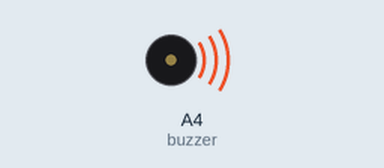
A sketch run on a simulated Arduino Uno, built with avr-gcc and run on an emulated ATmega328P. Parts: buzzer (waves = sounding).

Above: at 0.1 s.
At 39.96 s:
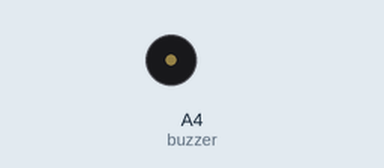
Timing chart, 0 to 40.0 s (numbered marks = the images above):
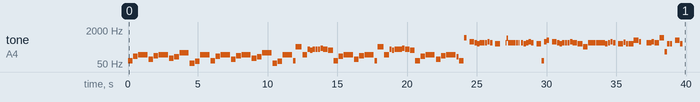

Measured:
- by itself, tone on A4 (buzzer): plays 73 Hz for 0.33 s, 117 Hz for 0.33 s, 139 Hz for 0.67 s, 82 Hz for 0.33 s, 123 Hz for 0.33 s, 139 Hz for 0.67 s … (123 notes in this stretch)

The sketch:

___________.ino
```cpp
// Marz23 -【我不是饒舌歌手 Not A Rapper】

#include <avr/pgmspace.h>

#define NOTE_B0  31
#define NOTE_C1  33
#define NOTE_CS1 35
#define NOTE_D1  37
#define NOTE_DS1 39
#define NOTE_E1  41
#define NOTE_F1  44
#define NOTE_FS1 46
#define NOTE_G1  49
#define NOTE_GS1 52
#define NOTE_A1  55
#define NOTE_AS1 58
#define NOTE_B1  62
#define NOTE_C2  65
#define NOTE_CS2 69
#define NOTE_D2  73
#define NOTE_DS2 78
#define NOTE_E2  82
#define NOTE_F2  87
#define NOTE_FS2 93
#define NOTE_G2  98
#define NOTE_GS2 104
#define NOTE_A2  110
#define NOTE_AS2 117
#define NOTE_B2  123
#define NOTE_C3  131
#define NOTE_CS3 139
#define NOTE_D3  147
#define NOTE_DS3 156
#define NOTE_E3  165
#define NOTE_F3  175
#define NOTE_FS3 185
#define NOTE_G3  196
#define NOTE_GS3 208
#define NOTE_A3  220
#define NOTE_AS3 233
#define NOTE_B3  247
#define NOTE_C4  262
#define NOTE_CS4 277
#define NOTE_D4  294
#define NOTE_DS4 311
#define NOTE_E4  330
#define NOTE_F4  349
#define NOTE_FS4 370
#define NOTE_G4  392
#define NOTE_GS4 415
#define NOTE_A4  440
#define NOTE_AS4 466
#define NOTE_B4  494
#define NOTE_C5  523
#define NOTE_CS5 554
#define NOTE_D5  587
#define NOTE_DS5 622
#define NOTE_E5  659
#define NOTE_F5  698
#define NOTE_FS5 740
#define NOTE_G5  784
#define NOTE_GS5 831
#define NOTE_A5  880
#define NOTE_AS5 932
#define NOTE_B5  988
#define NOTE_C6  1047
#define NOTE_CS6 1109
#define NOTE_D6  1175
#define NOTE_DS6 1245
#define NOTE_E6  1319
#define NOTE_F6  1397
#define NOTE_FS6 1480
#define NOTE_G6  1568
#define NOTE_GS6 1661
#define NOTE_A6  1760
#define NOTE_AS6 1865
#define NOTE_B6  1976
#define NOTE_C7  2093
#define NOTE_CS7 2217
#define NOTE_D7  2349
#define NOTE_DS7 2489
#define NOTE_E7  2637
#define NOTE_F7  2794
#define NOTE_FS7 2960
#define NOTE_G7  3136
#define NOTE_GS7 3322
#define NOTE_A7  3520
#define NOTE_AS7 3729
#define NOTE_B7  3951
#define NOTE_C8  4186
#define NOTE_CS8 4435
#define NOTE_D8  4699
#define NOTE_DS8 4978
#define NOTE_E8  5274
#define NOTE_F8  5588
#define NOTE_FS8 5920
#define NOTE_G8  6272
#define NOTE_GS8 6645
#define NOTE_A8  7074
#define NOTE_AS8 7459
#define NOTE_B8  7902
#define REST 0

int tempo = 81;
int buzzer = A4;

const int melody[] PROGMEM = {
 NOTE_D2,8,NOTE_AS2,8,NOTE_CS3,4,NOTE_E2,8,NOTE_B2,8,NOTE_CS3,4,NOTE_FS2,8,NOTE_A2,8,NOTE_E3,4,NOTE_A1,8,NOTE_CS2,8,NOTE_CS3,4,
 NOTE_D2,8,NOTE_AS2,8,NOTE_CS3,4,NOTE_E2,8,NOTE_B2,8,NOTE_CS3,4,NOTE_FS2,8,NOTE_A2,8,NOTE_E3,4,NOTE_A1,8,NOTE_CS2,8,NOTE_CS3,4,
 NOTE_D2,16,NOTE_E4,6,NOTE_CS3,8,NOTE_B3,16,NOTE_A3,16,NOTE_B3,16,NOTE_B3,16,NOTE_B3,16,NOTE_CS4,16,NOTE_B3,8,NOTE_A3,8,
 NOTE_D2,8,NOTE_AS2,8,NOTE_CS3,4,NOTE_E2,8,NOTE_B2,8,NOTE_CS3,4,
 NOTE_D2,16,NOTE_E4,6,NOTE_CS3,8,NOTE_B3,16,NOTE_A3,16,NOTE_B3,16,NOTE_B3,16,NOTE_B3,16,NOTE_CS4,16,NOTE_B3,8,NOTE_A3,8,
 NOTE_D2,8,NOTE_AS2,8,NOTE_CS3,4,NOTE_E2,8,NOTE_B2,8,NOTE_CS3,4,NOTE_A2,16,NOTE_D2,8,
 NOTE_A5,16,REST,16,NOTE_CS5,8,NOTE_B4,16,NOTE_A4,16,NOTE_B4,16,NOTE_B4,16,NOTE_B4,16,NOTE_CS5,16,NOTE_B4,16,REST,16,NOTE_A4,8,REST,8,
 NOTE_B4,32,NOTE_GS5,32,NOTE_B4,16,NOTE_B4,16,NOTE_B4,16,NOTE_B4,16,NOTE_B4,32,REST,32,NOTE_B4,16,NOTE_A4,16,NOTE_B4,16,NOTE_CS5,16,NOTE_B4,16,REST,16,NOTE_A4,8,
 NOTE_D2,16,NOTE_CS5,16,NOTE_E5,16,REST,16,NOTE_CS5,8,NOTE_B4,16,NOTE_A4,16,NOTE_B4,16,NOTE_B4,16,NOTE_B4,16,NOTE_CS5,16,NOTE_B4,8,NOTE_A4,8,NOTE_E4,8,
 NOTE_B4,16,NOTE_B4,16,NOTE_B4,16,NOTE_B4,12,NOTE_B4,12,NOTE_B4,16,NOTE_A4,16,NOTE_B4,16,NOTE_CS5,16,NOTE_B4,16,REST,16,NOTE_A4,8,
 NOTE_C5,16,NOTE_A4,16,NOTE_A4,16,NOTE_A4,16,NOTE_E5,8,NOTE_CS5,16,REST,8,NOTE_B4,16,NOTE_B4,16,NOTE_CS5,16,NOTE_B4,8,NOTE_A5,8,
 NOTE_FS3,16,NOTE_A4,16,NOTE_A4,16,REST,16,NOTE_E5,8,NOTE_A4,16,REST,8,NOTE_B4,16,NOTE_B4,16,NOTE_CS5,16,NOTE_B4,16,REST,16,NOTE_A4,8,
 NOTE_D4,8,NOTE_A5,16,REST,16,NOTE_CS5,8,NOTE_B4,16,NOTE_A4,16,NOTE_B4,8,NOTE_CS5,16,NOTE_B2,16,NOTE_CS3,8,NOTE_A4,8,NOTE_FS2,16,
 NOTE_B4,16,NOTE_B4,16,NOTE_B4,16,NOTE_B4,16,NOTE_B4,16,NOTE_B4,16,NOTE_B4,16,NOTE_B4,16,NOTE_A4,16,NOTE_B4,16,NOTE_CS5,16,NOTE_B4,8,NOTE_A4,8,
 NOTE_E4,16,NOTE_E4,16,NOTE_E4,8,NOTE_CS4,8,NOTE_B3,16,NOTE_A3,16,NOTE_E4,8,NOTE_CS4,8,NOTE_B3,16,NOTE_CS4,16,NOTE_B3,16,NOTE_A3,16,
 NOTE_E4,8,NOTE_CS4,7,NOTE_B3,32,NOTE_CS4,12,NOTE_B3,32,NOTE_CS4,16,NOTE_D4,16,NOTE_CS4,16,NOTE_B3,16,NOTE_A3,16,NOTE_D4,8,NOTE_CS4,8,
 NOTE_A2,16,NOTE_A3,16,NOTE_A3,16,NOTE_E4,16,NOTE_CS4,8,NOTE_B3,16,NOTE_A3,16,NOTE_E4,8,NOTE_CS4,8,NOTE_B3,16,NOTE_A3,16,
 NOTE_E4,8,NOTE_CS4,8,NOTE_B3,16,NOTE_CS4,16,NOTE_B3,16,NOTE_CS4,16,NOTE_B3,16,NOTE_CS4,16,NOTE_D4,16,NOTE_CS4,16,NOTE_B3,16,NOTE_A3,32,REST,32,NOTE_D4,16,REST,16,NOTE_CS4,8,
 NOTE_D2,6,NOTE_D2,6,NOTE_CS4,16,REST,16,NOTE_CS5,16,NOTE_CS5,16,NOTE_CS5,16,NOTE_CS5,16,NOTE_CS5,12,NOTE_A3,32,NOTE_B4,8,REST,16,
 NOTE_CS5,16,NOTE_CS5,16,NOTE_CS4,16,NOTE_CS5,12,NOTE_CS5,32,NOTE_CS5,16,NOTE_CS5,16,NOTE_CS5,16,NOTE_B4,16,NOTE_A4,16,NOTE_CS4,16,NOTE_B4,8,REST,16,
 NOTE_CS4,7,NOTE_CS4,7,NOTE_CS4,16,REST,16,NOTE_CS5,16,NOTE_CS5,16,NOTE_CS5,16,NOTE_CS5,16,NOTE_CS5,8,NOTE_B4,8,REST,16,
 NOTE_CS5,16,NOTE_CS4,16,NOTE_CS5,16,NOTE_CS5,16,NOTE_CS5,16,NOTE_CS5,16,NOTE_CS5,16,NOTE_CS4,16,NOTE_CS4,16,NOTE_B4,16,NOTE_A4,16,NOTE_CS4,8,NOTE_B3,8,
 NOTE_E5,6,NOTE_A3,16,NOTE_CS4,8,NOTE_A3,16,NOTE_A3,16,NOTE_CS5,12,NOTE_CS5,12,NOTE_B4,32,NOTE_A4,32,NOTE_B4,12,NOTE_A4,12,NOTE_A4,16,
 NOTE_CS5,12,NOTE_CS5,12,NOTE_B4,32,NOTE_A4,32,NOTE_B4,12,NOTE_A4,7,NOTE_CS5,12,NOTE_CS5,12,NOTE_B4,32,NOTE_A4,32,NOTE_B4,12,NOTE_A4,12,NOTE_A4,16,
 REST,16,NOTE_E4,6,REST,8,NOTE_E4,8,NOTE_CS4,16,REST,16,NOTE_CS5,12,NOTE_CS5,12,NOTE_B4,32,NOTE_A4,32,NOTE_B4,12,NOTE_A4,12,NOTE_A4,16,
 NOTE_CS5,12,NOTE_CS5,12,NOTE_B4,32,NOTE_A4,32,NOTE_B4,12,NOTE_A4,12,NOTE_A4,16,NOTE_CS5,12,NOTE_CS5,16,NOTE_B4,32,NOTE_A4,32,NOTE_B4,16,NOTE_G4,16,NOTE_A4,12,NOTE_A4,16,REST,8,
 NOTE_A5,16,REST,16,NOTE_CS5,7,NOTE_B4,32,NOTE_A4,16,NOTE_B4,16,NOTE_B4,16,NOTE_B4,16,NOTE_CS5,16,NOTE_B4,8,NOTE_A4,32,NOTE_E3,12,REST,8,
 NOTE_B4,32,REST,32,NOTE_B4,16,NOTE_B4,16,NOTE_B4,16,NOTE_B4,16,NOTE_B4,16,NOTE_B4,16,NOTE_A3,16,NOTE_B3,16,NOTE_CS4,16,NOTE_B4,16,REST,16,NOTE_A4,8,REST,16,
 NOTE_A2,32,NOTE_D3,32,NOTE_E5,32,REST,12,NOTE_CS5,8,NOTE_B4,16,NOTE_A4,16,NOTE_B4,16,NOTE_B4,16,NOTE_B4,16,NOTE_CS5,16,NOTE_B4,8,NOTE_A4,8,NOTE_E4,16,REST,16,
 NOTE_B4,16,NOTE_B4,16,NOTE_B4,16,NOTE_B4,12,NOTE_B4,32,NOTE_B4,16,NOTE_B4,16,NOTE_A4,32,REST,32,NOTE_B4,16,NOTE_CS5,16,NOTE_B4,32,NOTE_A4,12,NOTE_B4,8,REST,16,
 NOTE_A4,16,NOTE_A4,32,REST,32,NOTE_A4,16,NOTE_E5,8,NOTE_CS5,16,NOTE_FS4,16,REST,16,NOTE_B4,16,NOTE_B4,16,NOTE_CS5,16,NOTE_B3,8,NOTE_A5,8,REST,16,
 NOTE_A4,16,NOTE_A4,16,NOTE_A4,16,NOTE_E5,8,NOTE_CS5,16,REST,8,NOTE_B4,16,NOTE_B4,16,NOTE_CS5,16,NOTE_B4,16,REST,16,NOTE_A4,8,
 NOTE_D2,8,NOTE_A5,16,REST,16,NOTE_CS5,8,NOTE_B4,16,NOTE_A4,16,NOTE_B4,8,NOTE_CS5,16,REST,16,NOTE_A3,8,NOTE_A4,8,
 NOTE_B4,16,NOTE_B4,16,NOTE_B4,16,NOTE_B4,16,NOTE_E4,16,NOTE_B4,16,NOTE_B4,16,NOTE_B4,16,NOTE_B4,16,NOTE_A4,16,NOTE_B4,16,NOTE_CS5,16,NOTE_B4,8,NOTE_A4,8,
 NOTE_D2,3,NOTE_A5,8,NOTE_A4,12,NOTE_CS4,6,NOTE_B3,12,NOTE_FS6,8,NOTE_CS4,8,NOTE_A5,4,NOTE_CS4,16,NOTE_CS4,16,NOTE_CS4,16,NOTE_CS4,32,NOTE_CS4,32,NOTE_CS4,8,
 NOTE_B3,16,NOTE_B3,16,NOTE_CS4,32,NOTE_B3,32,NOTE_A5,16,NOTE_B3,3,NOTE_A5,16,NOTE_GS5,6,NOTE_A5,6,NOTE_GS5,8,NOTE_E5,8,NOTE_A5,32,NOTE_E5,12,
 NOTE_FS2,6,NOTE_A1,16,NOTE_A2,8,NOTE_A1,16,NOTE_A2,12,NOTE_D4,16,NOTE_D4,16,NOTE_CS4,12,NOTE_D4,12,NOTE_A5,8,NOTE_A4,8,
 NOTE_E5,6,REST,16,NOTE_FS5,6,REST,16,NOTE_CS5,8,REST,8,NOTE_A4,8,NOTE_B4,8,NOTE_CS5,8,REST,8,NOTE_D5,8,REST,8,NOTE_A5,6,REST,16,
 NOTE_A4,8,NOTE_A4,16,REST,16,NOTE_E5,8,REST,8,NOTE_FS5,6,REST,16,NOTE_CS5,6,REST,32,NOTE_FS4,32,NOTE_A4,8,NOTE_B4,8,
 NOTE_CS5,4,NOTE_D5,4,NOTE_CS5,7,REST,12,NOTE_A4,8,NOTE_A5,8,NOTE_GS5,4,NOTE_FS5,4,NOTE_CS5,4,
 NOTE_A4,8,NOTE_B4,8,NOTE_CS5,4,NOTE_D5,4,NOTE_A5,6,REST,16,NOTE_A5,8,NOTE_A5,8,
 NOTE_E5,6,REST,16,NOTE_FS5,6,REST,16,NOTE_CS5,4,NOTE_A5,8,NOTE_B4,8,NOTE_E5,6,REST,16,NOTE_D6,4,NOTE_CS6,8,NOTE_CS4,16,NOTE_CS4,16,
 NOTE_A5,8,NOTE_CS5,8,NOTE_B4,16,NOTE_A4,16,NOTE_B4,16,NOTE_B4,16,NOTE_B4,16,NOTE_CS5,16,NOTE_B4,16,REST,16,NOTE_A4,8,REST,8,
 NOTE_B4,32,NOTE_GS5,32,NOTE_B4,16,NOTE_B4,16,NOTE_B4,16,NOTE_B4,16,NOTE_B4,32,REST,32,NOTE_B4,16,NOTE_A4,16,NOTE_B4,16,NOTE_CS5,16,NOTE_B4,16,REST,16,NOTE_A4,8,
 NOTE_D2,16,NOTE_CS5,16,NOTE_E5,16,REST,16,NOTE_CS5,8,NOTE_B4,16,NOTE_A4,16,NOTE_B4,16,NOTE_B4,16,NOTE_B4,16,NOTE_CS5,16,NOTE_B4,8,NOTE_A4,8,NOTE_E4,8,
 NOTE_B4,16,NOTE_B4,16,NOTE_B4,16,NOTE_B4,12,NOTE_B4,12,NOTE_B4,16,NOTE_A4,16,NOTE_B4,16,NOTE_CS5,16,NOTE_B4,16,REST,16,NOTE_A4,8,
 NOTE_C5,16,NOTE_A4,16,NOTE_A4,16,NOTE_A4,16,NOTE_E5,8,NOTE_CS5,16,REST,8,NOTE_B4,16,NOTE_B4,16,NOTE_CS5,16,NOTE_B4,8,NOTE_A5,8,
 NOTE_FS3,16,NOTE_A4,16,NOTE_A4,16,REST,16,NOTE_E5,8,NOTE_A4,16,REST,8,NOTE_B4,16,NOTE_B4,16,NOTE_CS5,16,NOTE_B4,16,REST,16,NOTE_A4,8,
 NOTE_D4,8,NOTE_A5,16,REST,16,NOTE_CS5,8,NOTE_B4,16,NOTE_A4,16,NOTE_B4,8,NOTE_CS5,16,NOTE_B2,16,NOTE_CS3,8,NOTE_A4,8,NOTE_FS2,16,
 NOTE_B4,16,NOTE_B4,16,NOTE_B4,16,NOTE_B4,16,NOTE_B4,16,NOTE_B4,16,NOTE_B4,16,NOTE_B4,16,NOTE_A4,16,NOTE_B4,16,NOTE_CS5,16,NOTE_B4,8,NOTE_A5,8,
 NOTE_D6,4,NOTE_CS6,4,NOTE_B5,8,REST,8,NOTE_E6,4,NOTE_D6,4,NOTE_CS6,8,REST,8,NOTE_A5,8,NOTE_B5,8,NOTE_GS5,8,
 NOTE_D2,8,NOTE_A2,8,NOTE_CS3,4,NOTE_CS3,4,NOTE_CS3,4,NOTE_E2,8,NOTE_E2,8,NOTE_D3,4,NOTE_D3,4,NOTE_D3,4,
 NOTE_D2,8,NOTE_A2,8,NOTE_CS3,4,NOTE_CS3,4,NOTE_CS3,4,NOTE_E2,4,NOTE_D3,4,NOTE_D3,4,NOTE_D3,1,

};

int notes = sizeof(melody) / sizeof(melody[0]) / 2;
int wholenote = (60000 * 4) / tempo;

void playMelody(const int melody[], int notes, int wholenote) {
  for (int thisNote = 0; thisNote < notes * 2; thisNote += 2) {

    int pitch = pgm_read_word(&melody[thisNote]);
    int divider = pgm_read_word(&melody[thisNote + 1]);

    int noteDuration;

    if (divider > 0) {
      // 正常音符
      noteDuration = wholenote / divider;
    } else {
      // 負音符（1.5倍）
      noteDuration = wholenote / abs(divider);
      noteDuration = noteDuration * 1.5;
    }

    tone(buzzer, pitch, noteDuration * 0.9);
    delay(noteDuration);
    noTone(buzzer);
  }
}

void setup() {
  playMelody(melody, notes, wholenote);
}

void loop() {
  //這首是工具扒的譜，所以很不準
}
```
